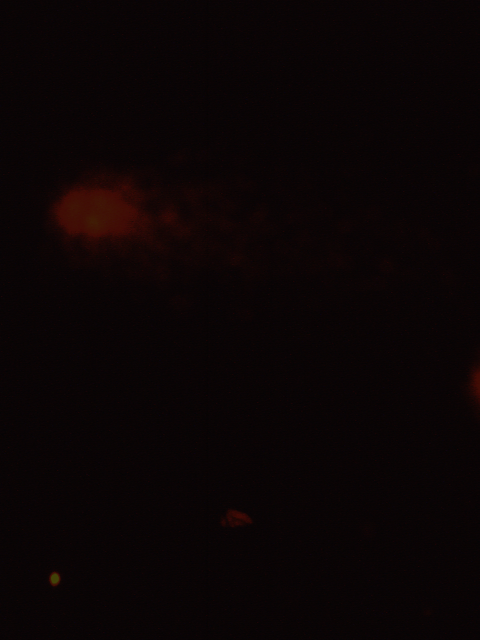
%> input picture img/0.05a.bmp, 960 x 1280 px (shown at 1/2 size)
$ octave EnsayoCometa_K_MEANS.m   (GNU Octave 9; MATLAB toolbox functions it lacks are replaced by stand-ins)
%> lines starting %> are read from the running program, lines starting %| are printed output that depends on the picture; in (x1, y1, x2, y2) boxes, pixels count from 0 and x2, y2 are one past the last pixel; in counts of white or black regions, pixels touching at a corner belong together; the program's own positions count from 1
### localthresh.m
function g = localthresh(f, nhood, a, b, meantype)
% LOCALTHRESH Local thresholding.
% G = LOCALTHRESH(F, NHOOD, A, B, MEANTYPE) thresholds image F by
% computing a local threshold at the center,(x, y), of every
% neighborhood in F. The size of the neighborhoods is defined by
% NHOOD, an array of zeros and ones in which the nonzero elements
% specify the neighbors used in the computation of the local mean
% and standard deviation. The size of NHOOD must be odd in both
% dimensions.
%
% The segmented image is given by
%
%       1   if (F > A*SIG) AND (F > B*MEAN)
%   G=
%       0   otherwise
%
% where SIG is an array of the same size as F containing the local
% standard deviations. If MEANTYPE = 'local' (the default), then
% MEAN is an array of local means. If MEANTYPE = 'global', then
% MEAN is the global (image) mean, a scalar. Constants A and B
% are nonnegative scalars.

% Intialize.
f = im2double(f) ;
% Compute the local standard deviations.
SIG = stdfilt(f, nhood);
% Compute MEAN.
if nargin == 5 && strcmp(meantype, 'global')
MEAN = mean2(f) ;
else
MEAN = localmean(f, nhood); % This is a custom function.
end
% Obtain the segmented image.
g = (f > a*SIG) & (f > b*MEAN);

### GetComets.m
function Comets = GetComets(Stats, FileName)
% Funcion GetComets: Devuelve los cometas que son validos para ser
% procesados como cometas.
%
% Donde:
% Stats:    Son las estadisticas generadas por la funcion regionprops
% FileName: Es el nombre del archivo de donde se obtuvieron las
%           estadisticas recibidas.
[Elements, cols] = size(Stats);
Invalid = false(Elements, 1);
disp(['Archivo: ', FileName])
str = sprintf('%5s%10s%10s%10s%10s%10s%10s','#', 'Solidity', ...
    'Asymmetry', 'Hratio', 'CLD', 'Area', 'Valid');
disp(str);
for i = 1 : Elements
    Roi = Stats(i);
    [height, width] = size(Roi.Image);
    Log = sprintf('%5d',i);
    Valid = ' ';
     if Roi.Solidity < 0.5
        Invalid(i) = true;
        Valid = '*';
    end
    Log = [Log sprintf('%9.4f%1s', Roi.Solidity, Valid)];

    Valid = ' ';
    Asymmetry = GetAsymmetry(Roi);
     if Asymmetry > 0.7
        Invalid(i) = true;
        Valid = '*';
    end
    Log = [Log sprintf('%9.4f%1s', Asymmetry, Valid)];

    Valid = ' ';
    if (height / width) > 1.1    %Hratio
        Invalid(i) = true;
        Valid = '*';
    end
    Log = [Log sprintf('%9.4f%1s', (height / width), Valid)];

    Valid = ' ';
    CLD = abs(GetXFrontCentroid(Roi.Image) - height/2)/height;
    if CLD > 0.1
        Invalid(i) = true;
        Valid = '*';
    end
    Log = [Log sprintf('%9.4f%1s', CLD, Valid)];
    Log = [Log sprintf('%10.2f%', Roi.Area)];
    if Invalid(i) == true
        Log = [Log sprintf('%10s', 'Invalid')];
    else
        Log = [Log sprintf('%10s', 'Valid')];
    end
    disp(Log);
end

Stats(Invalid) = [];
Comets = Stats;

### ReadFile.m
function [FileName, FilePath] = ReadFile()
% Funcion ReadFile: Muestra una ventana para seleccionar la o las imagenes
% que van a ser procesadas.
Filter={'*.jpg;*.jpeg;*.png;*.tif;*.bmp'};
Title='Selecciona una imagen';
[FileName, FilePath] = uigetfile(Filter, Title, 'MultiSelect', 'on');
%> the answer given: img/0.05a.bmp
pause(0.01);

### EnsayoCometa_K_MEANS.m
clear
clc
clear all
close all
%% Select Image and thresholding.
tic
FullFileName = ReadFile();
if FullFileName == 0
    return;
end

f1 = imread(FullFileName);
%> f1 is the input picture: size 1280x960x3 uint8; mean R, G, B 10.9, 4.2, 4.7
g = rgb2gray(f1);
filtro = 'average';
f = imfilter(g,fspecial(filtro, 11));
subImage = f;
tsd = localthresh(f, ones(3),1,1.1,'global');
%> in localthresh, `f = im2double(f) ;`:
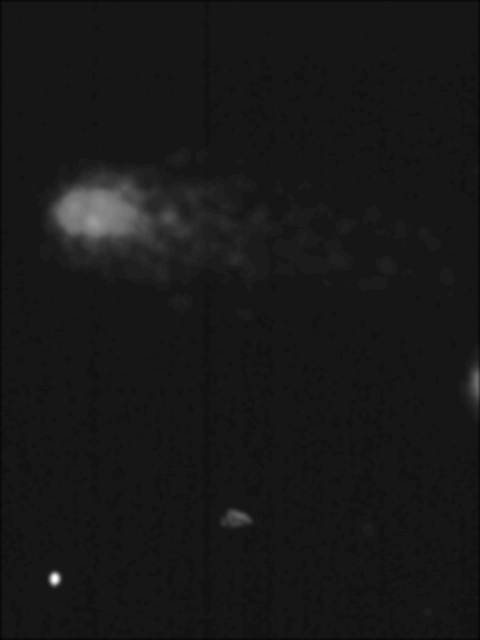
%> f: size 1280x960 double (shown at 1/2 size); min 0.00392, max 0.224, mean 0.0249; drawn with min black and max white
%> in localthresh, `SIG = stdfilt(f, nhood);`:
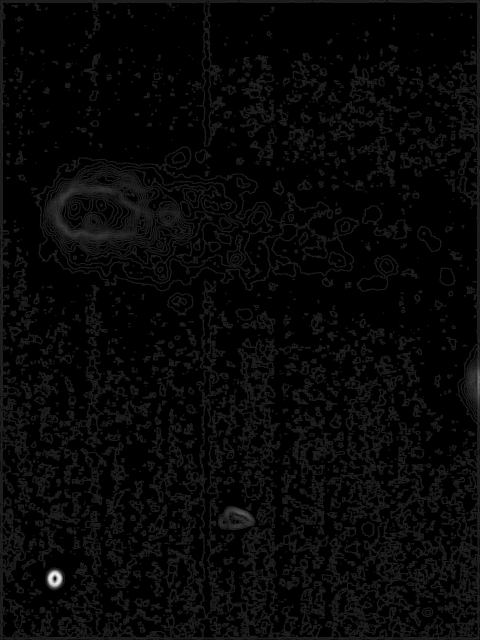
%> SIG: size 1280x960 double (shown at 1/2 size); min 0, max 0.017, mean 0.00051; drawn with min black and max white
%> in localthresh, `MEAN = mean2(f) ;`: MEAN = 0.0249
%> in localthresh, `g = (f > a*SIG) & (f > b*MEAN);`:
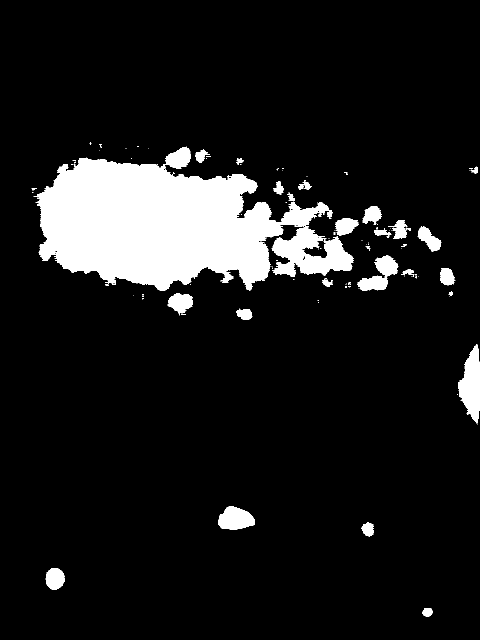
%> g: size 1280x960 logical (shown at 1/2 size); 10.4% white; 134 white regions (104 under 20 px), largest, box (x1, y1, x2, y2) and area: (67, 293, 707, 582) 106594, (916, 689, 960, 847) 4277, (714, 511, 797, 582) 2685
bwW = bwareaopen(tsd,5000);
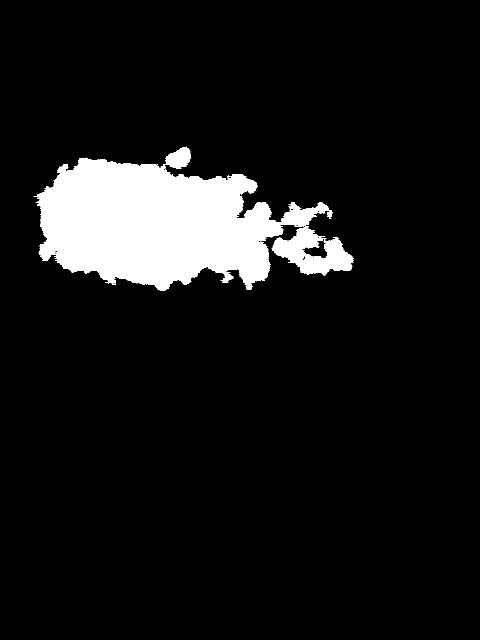
%> bwW: size 1280x960 logical (shown at 1/2 size); 8.7% white; 1 white region
bw = imclearborder(bwW);
%% Image regions and comets segmentation.
s = regionprops(bw, 'all');
%> s = 1 region; box (x1, y1, x2, y2), Area, Centroid, MajorAxisLength, MinorAxisLength and Eccentricity: (67, 293, 707, 582) 106594 [340.5 451.8] 611.4 246.2 0.915
s = GetComets(s);
%> in GetComets, `[Elements, cols] = size(Stats);`: Elements = 1
%> in GetComets, `Invalid = false(Elements, 1);`: Invalid = false
%> the run ends on the next line
